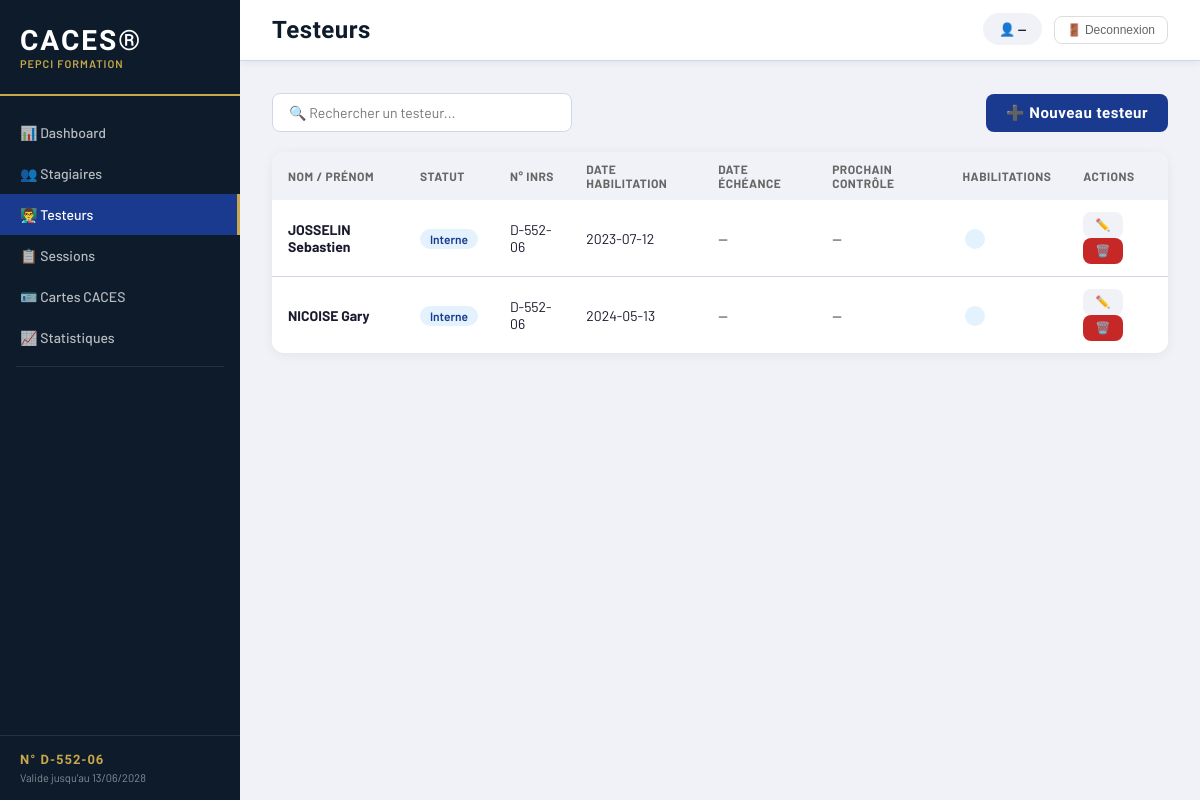
The app's page /testeurs with its own data.
### app/models/testeur.py (models this page shows)
class Testeur(Base):
    __tablename__ = "testeurs"
    id = Column(Integer, primary_key=True, index=True)
    nom = Column(String(100), nullable=False)
    prenom = Column(String(100), nullable=False)
    email = Column(String(200), nullable=True)
    telephone = Column(String(20), nullable=True)
    photo = Column(String(500), nullable=True)
    statut = Column(String(20), default="interne")
    entreprise = Column(String(200), nullable=True)
    numero_inrs = Column(String(50), nullable=True)
    date_habilitation = Column(Date, nullable=True)
    date_expiration_habilitation = Column(Date, nullable=True)
    visite_medicale = Column(Date, nullable=True)
    formation_continue = Column(Date, nullable=True)
    date_prochain_controle = Column(Date, nullable=True)
    note = Column(Text, nullable=True)
    date_creation = Column(DateTime, default=datetime.utcnow)
    actif = Column(Boolean, default=True)

### app/main.py (the view)
@app.get("/testeurs")
def page_testeurs(request: Request):
    db = SessionLocal()
    liste = db.query(Testeur).filter(Testeur.actif == True).all()
    for t in liste:
        t.habilitations = db.query(HabilitationTesteur).filter(
            HabilitationTesteur.testeur_id == t.id,
            HabilitationTesteur.actif == True
        ).all()
    db.close()
    return templates.TemplateResponse(
        request=request,
        name="testeurs.html",
        context={
            "page": "testeurs",
            "testeurs": liste
        }
    )

### templates/testeurs.html (shortened to what this page needs)
{% extends "base.html" %}
{% block title %}Testeurs{% endblock %}
{% block content %}
<div class="toolbar">
    <div class="toolbar-left">
        <input type="text" id="search" placeholder="🔍 Rechercher un testeur..." class="search-input" onkeyup="filtrer()">
    </div>
    <div class="toolbar-right">
        <button class="btn btn-primary" onclick="ouvrirFormulaire()">➕ Nouveau testeur</button>
    </div>
</div>
<div class="card" style="margin-top: 20px;">
    <table class="table" id="tableau">
        <thead>
            <tr>
                <th>Nom / Prénom</th>
                <th>Statut</th>
                <th>N° INRS</th>
                <th>Date habilitation</th>
                <th>Date échéance</th>
                <th>Prochain contrôle</th>
                <th>Habilitations</th>
                <th>Actions</th>
            </tr>
        </thead>
        <tbody id="tbody">
            {% for t in testeurs %}
            <tr>
                <td><strong>{{ t.nom }} {{ t.prenom }}</strong></td>
                <td>
                    {% if t.statut == 'interne' %}
                        <span class="badge blue">Interne</span>
                    {% elif t.statut == 'independant' %}
                        <span class="badge orange">Indépendant</span>
                    {% else %}
                        <span class="badge green">Entreprise</span>
                    {% endif %}
                </td>
                <td>{{ t.numero_inrs or '—' }}</td>
                <td>{{ t.date_habilitation or '—' }}</td>
                <td>
                    {% if t.date_expiration_habilitation %}
                        <span class="badge orange">{{ t.date_expiration_habilitation }}</span>
                    {% else %}—{% endif %}
                </td>
                <td>
                    {% if t.date_prochain_controle %}
                        <span class="badge orange">{{ t.date_prochain_controle }}</span>
                    {% else %}—{% endif %}
                </td>
                <td>
                    {% for h in t.habilitations %}
                        <span class="badge blue" style="margin:2px;">{{ h.famille }} {{ h.categorie }}</span>
                    {% endfor %}
                </td>
                <td>
                    <button class="btn btn-secondary" style="padding:6px 12px; font-size:12px;"
                        onclick="editer(
                            {{ t.id }},
                            '{{ t.nom }}',
                            '{{ t.prenom }}',
                            '{{ t.statut }}',
                            '{{ t.entreprise or '' }}',
                            '{{ t.numero_inrs or '' }}',
                            '{{ t.email or '' }}',
                            '{{ t.telephone or '' }}',
                            '{{ t.date_habilitation or '' }}',
                            '{{ t.date_expiration_habilitation or '' }}',
                            '{{ t.visite_medicale or '' }}',
                            '{{ t.formation_continue or '' }}',
                            '{{ t.date_prochain_controle or '' }}',
                            '{{ t.note or '' }}'
                        )">✏️</button>
                    <button class="btn btn-danger" style="padding:6px 12px; font-size:12px;"
                        onclick="archiver({{ t.id }}, '{{ t.nom }} {{ t.prenom }}')">🗑️</button>
                </td>
            </tr>
            {% endfor %}
        </tbody>
    </table>
</div>
{% endblock %}

### static/style.css (style rules this page uses)
:root { --blue: #1a3a8f; --blue-light: #2350c8; --dark: #0d1b2a; --gold: #c8a84b; --green: #2e7d32; --orange: #e65100; --red: #c62828; --gray: #f0f2f7; --border: #d0d8e8; --text: #1a1a2e; --sidebar-width: 240px; }
* { box-sizing: border-box; margin: 0; padding: 0; }
body { font-family: 'Barlow', sans-serif; background: var(--gray); color: var(--text); display: flex; min-height: 100vh; }
.card { background: white; border-radius: 12px; box-shadow: 0 2px 12px rgba(0,0,0,0.06); overflow: hidden; }
.table { width: 100%; border-collapse: collapse; font-size: 14px; }
.table th { background: var(--gray); padding: 10px 16px; text-align: left; font-size: 12px; font-weight: 700; text-transform: uppercase; letter-spacing: 0.5px; color: #666; }
.table td { padding: 12px 16px; border-bottom: 1px solid var(--border); }
.table tr:last-child td { border-bottom: none; }
.badge { padding: 3px 10px; border-radius: 12px; font-size: 12px; font-weight: 600; }
.badge.blue { background: #e3f2fd; color: var(--blue); }
.btn { padding: 10px 20px; border: none; border-radius: 8px; font-family: 'Barlow Condensed', sans-serif; font-size: 15px; font-weight: 700; letter-spacing: 0.5px; cursor: pointer; text-decoration: none; display: inline-flex; align-items: center; gap: 8px; transition: all 0.2s; }
.btn-primary { background: var(--blue); color: white; }
.btn-danger { background: var(--red); color: white; }
.btn-secondary { background: var(--gray); color: var(--dark); }
.toolbar { display: flex; justify-content: space-between; align-items: center; margin-bottom: 8px; }
.search-input { padding: 10px 16px; border: 1.5px solid var(--border); border-radius: 8px; font-family: 'Barlow', sans-serif; font-size: 14px; width: 300px; background: white; }

### records on screen
Testeur: nom "JOSSELIN", prenom "Sebastien", statut "Interne", numero_inrs "D-552-06", date_habilitation "2023-07-12"
Testeur: nom "NICOISE", prenom "Gary", statut "Interne", numero_inrs "D-552-06", date_habilitation "2024-05-13"
